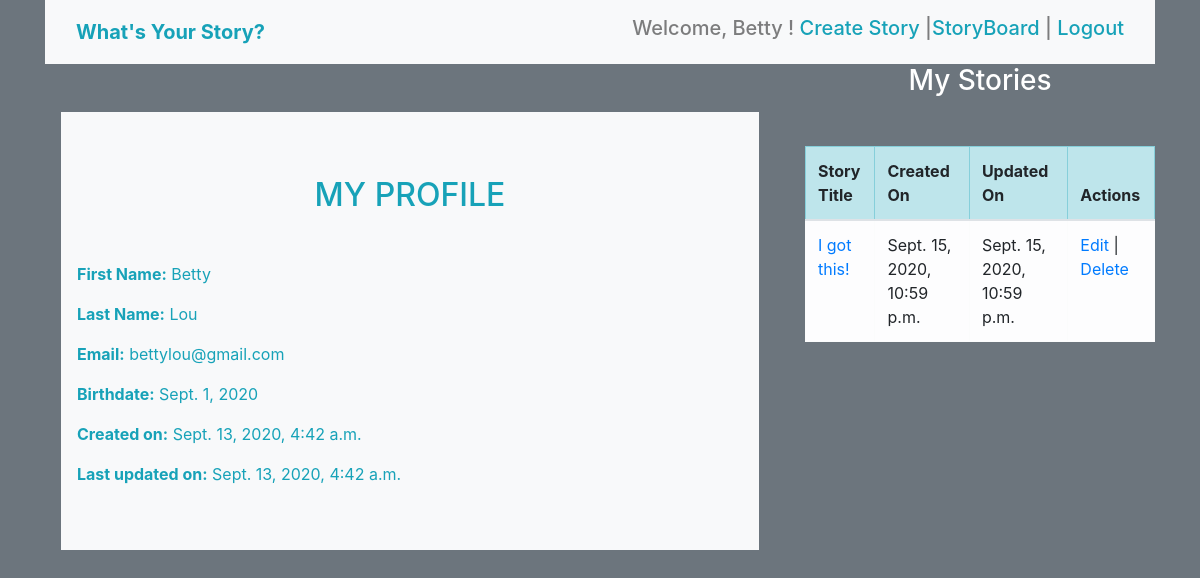
The page /profile (signed in) on the database its author committed.
### whats_your_story_app/models.py (models this page shows, shortened)
class User(models.Model):
    first_name = models.CharField(max_length = 45)
    last_name = models.CharField(max_length = 45)
    birthdate = models.DateField(null=True)
    email = models.CharField(max_length = 60)
    password = models.CharField(max_length = 255)
    created_at = models.DateTimeField(auto_now_add=True)
    updated_at = models.DateTimeField(auto_now=True)
    objects = UserManager()

class Story(models.Model):
    story_title = models.CharField(max_length = 255)
    desc = models.TextField(max_length = 2000)
    published_by = models.ForeignKey(User, related_name="stories_created", on_delete = models.CASCADE)
    users_who_like = models.ManyToManyField(User, related_name="liked_stories")
    created_at = models.DateTimeField(auto_now_add=True)
    updated_at = models.DateTimeField(auto_now=True)
    objects =StoryManager()

### whats_your_story_app/views.py (the view)
# urls.py: path('profile', views.profile, name ='profile'),
def profile(request):
    user = User.objects.get(id=request.session['id'])
    context= {
        'user' : user
    }
    return render(request, 'profile.html', context)

### whats_your_story_app/templates/profile.html (shortened to what this page needs)
<!DOCTYPE html>
<html lang="en">
<head>
    <link rel="stylesheet" href="https://stackpath.bootstrapcdn.com/bootstrap/4.3.1/css/bootstrap.min.css">
</head>
<body class="container bg-secondary text-info">
    <nav class="navbar navbar-expand-lg navbar-light bg-light">
        <div class="container">
            <a class="navbar-brand font-weight-bold text-info" href="#">What's Your Story?</a>
            <div class="collapse navbar-collapse" id="navbarText">
                <span class="navbar-text h5">
                    Welcome, {{request.session.user}} ! <a href="/stories/create"role="button" class="ml-auto text-info">Create Story </a> |<a class="ml-auto text-info" href="/all_stories">StoryBoard</a> |  <a href="/stories/logout" role="button" class="ml-auto text-info">Logout</a>
                </span>
            </div>
        </div>
    </nav>
    <div class="row justify-content-center">
        <div class="col-md-8 d-block" >
            <div class="d-block bg-light mt-5 mb-5 mx-3 pt-5 pb-5 px-3">
                <h2 class="text-uppercase text-center mt-3 mb-5 ">My Profile</h2>
                <p ><b> First Name:</b> {{user.first_name}}</p>
                <p ><b> Last Name:</b> {{user.last_name}}</p>
                <p ><b> Email:</b> {{user.email}}</p>
                <p><b> Birthdate:</b> {{user.birthdate}}</p>
                <p><b> Created on:</b> {{user.created_at}}</p>
                <p><b> Last updated on:</b> {{user.updated_at}}</p>
            </div>
        </div>
        <div class="col d-block justify-content-center">
            <h3 class="text-center text-white">My Stories</h3>
            <table class="table table-bordered mt-5 border border-dark">
                <thead>
                    <tr class="table-info">
                        <th>Story Title</th>
                        <th>Created On</th>
                        <th>Updated On</th>
                        <th>Actions</th>
                    </tr>
                </thead>
                <tbody>
                    {% for story in user.stories_created.all %}
                    <tr class="{% cycle 'table-light' 'table-info' %}">
                        <td><a href="/stories/{{story.id}}/edit">{{story.story_title}}</a></td>
                        <td>{{story.created_at}}</td>
                        <td>{{story.updated_at}}</td>
                        <td><a href="/stories/{{story.id}}/edit">Edit</a> | <a href="/stories/{{story.id}}/delete">Delete</a></td>
                    {% endfor %}
                    </tr>
                </tbody>
            </table>
        </div>
        </div>
</body>
</html>

### rows shown on the page
User: session.user "Betty", first_name "Betty", last_name "Lou", email "bettylou@gmail.com", birthdate "Sept. 1, 2020", created_at "Sept. 13, 2020, 4:42 a.m.", updated_at "Sept. 13, 2020, 4:42 a.m."
Story: story_title "I got this!", created_at "Sept. 15, 2020, 10:59 p.m.", updated_at "Sept. 15, 2020, 10:59 p.m."
